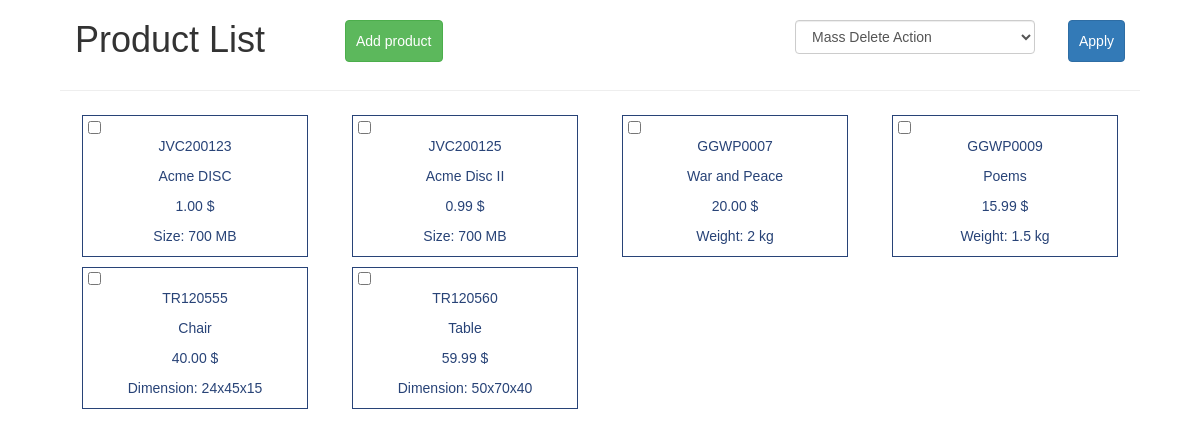
The page / on the database its author committed.
### tables this page shows
CREATE TABLE IF NOT EXISTS `discs` (
  `id` int(255) NOT NULL,
  `sku` varchar(255) NOT NULL,
  `name` varchar(255) NOT NULL,
  `price` float NOT NULL,
  `size` float NOT NULL
);

CREATE TABLE IF NOT EXISTS `books` (
  `id` int(255) NOT NULL,
  `sku` varchar(255) NOT NULL,
  `name` varchar(255) NOT NULL,
  `price` float NOT NULL,
  `weight` float NOT NULL
);

CREATE TABLE IF NOT EXISTS `furniture` (
  `id` int(255) NOT NULL,
  `sku` varchar(255) NOT NULL,
  `name` varchar(255) NOT NULL,
  `price` float NOT NULL,
  `height` float NOT NULL,
  `width` float NOT NULL,
  `length` float NOT NULL
);

### PHP/db.php (called while the page is built, shortened)
<?php
class ReadData {
    public static function readDiscs($pdo)
    {
        $statement = $pdo->prepare("select * from discs");
        $statement->execute();
        $discs = $statement->fetchAll(PDO::FETCH_CLASS, "Disc");
        return $discs;
    }
    public static function readBooks($pdo)
    {
        $statement = $pdo->prepare("select * from books");
        $statement->execute();
        $books = $statement->fetchAll(PDO::FETCH_CLASS, "Book");
        return $books;
    }
    public static function readFurniture($pdo)
    {
        $statement = $pdo->prepare("select * from furniture");
        $statement->execute();
        $furniture = $statement->fetchAll(PDO::FETCH_CLASS, "Furniture");
        return $furniture;
    }
}

### PHP/product_list.php (called while the page is built, shortened)
<?php
require "db.php";
$pdo = Connection::connectToDB();
$discs = ReadData::readDiscs($pdo);
$books = ReadData::readBooks($pdo);
$furniture = ReadData::readFurniture($pdo);

### PHP/product_classes.php (called while the page is built)
<?php
class Product {
    protected $sku;
    protected $name;
    protected $price;
    public function getSku (){
        return $this->sku;
    }
    public function getName (){
        return $this->name;
    }
    public function getPrice (){
        $p = number_format($this->price, 2);
        return $p. " $";
    }
}
class Disc extends Product {
    protected $size;
    public function getSize (){
        return "Size: ".$this->size. " MB";
    }
}
class Book extends Product {
    protected $weight;
    public function getWeight (){
        return "Weight: ".$this->weight. " kg";
    }
}
class Furniture extends Product {
    protected $height;
    protected $width;
    protected $length;
    public function getDimension (){
        return "Dimension: ".$this->height. "x". $this->width. "x".$this->length;
    }
}

### index.php (the view, shortened to what this page needs)
<?php
require "PHP/product_classes.php";
require "PHP/product_list.php";
?>
<DOCTYPE! html>
<html>
<head>
    <link rel="stylesheet" href="https://maxcdn.bootstrapcdn.com/bootstrap/3.3.7/css/bootstrap.min.css"
>
    <link rel="stylesheet" type="text/css" href="styles.css">
</head>
<body>
    <main class="container-fluid">
        <header>
            <div class="row">
                <div class="col-md-3">
                    <h1>Product List</h1>
                </div>
                <div class="col-md-5">
                    <a href="views/product_add_view.php" class="btn btn-success">Add product</a>
                </div>
                <div class="col-md-3">
                    <select name="action" class="form-control" id="action" class="form-control">
                        <option value="delete" >Mass Delete Action</option>
                    </select>
                </div>
                <div class="col-md-1">
                    <button type="submit" form="products" name = "submit" class="btn btn-primary float_right" value="delete">Apply</button>
                </div>
            </div>
        </header>
        <section>
            <div class="row">
                <hr>
                <form action="<?php echo htmlspecialchars($_SERVER["PHP_SELF"]); ?>" method="post" id="products">
                <?php
                function displayProducts ($product_table, $table_name){
                    foreach($product_table as $product){
                        $sku = $product->getSku();
                        $name = $product->getName();
                        $price = $product->getPrice();
                        if($table_name == "discs"){
                            $attribute = $product->getSize();
                        }
                        else if($table_name == "books"){
                            $attribute = $product->getWeight();
                        }
                        else {
                            $attribute = $product->getDimension();
                        }
                         ?>
                        <div class="col-md-3 col-sm-4">
                                    <div class="product_list">
                                        <input type="checkbox" name="check_list_<?= $table_name ?>[]" value="<?= $sku ?>"><br>
                                        <p><?= $sku ?></p>
                                        <p><?= $name ?></p>
                                        <p><?= $price ?></p>
                                        <p><?= $attribute ?></p>
                                    </div>
                                </div>
                <?php } }
                displayProducts ($discs, "discs");
                displayProducts ($furniture, "furniture"); ?>
                </form>
            </div>
        </section>
    </main>
</body>
</html>

### styles.css (style rules this page uses)
body { font-family: Source Sans Pro, sans-serif; }
.product_list { border: 1px solid #284377; margin: 2% 3%; text-align: center; color: #284377; }
.product_list input { float: left; margin-top: 2%; margin-left: 2%; }
.btn { padding: 10px; margin-top: 20px; }
#action { margin-top: 20px; }
.container-fluid { width: 90%; }
.float_right { float: right; }

### rows shown on the page
discs: sku "JVC200123", name "Acme DISC", price "1.00 $", size "Size: 700 MB"
discs: sku "JVC200125", name "Acme Disc II", price "0.99 $", size "Size: 700 MB"
books: sku "GGWP0007", name "War and Peace", price "20.00 $", weight "Weight: 2 kg"
books: sku "GGWP0009", name "Poems", price "15.99 $", weight "Weight: 1.5 kg"
furniture: sku "TR120555", name "Chair", price "40.00 $", attribute "Dimension: 24x45x15"
furniture: sku "TR120560", name "Table", price "59.99 $", attribute "Dimension: 50x70x40"
